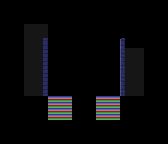

The image is a tile-based game level rendered from a .tmx file. Its description and source (layers, tilesets, objects; grid data summarised) follow:
An orthogonal 7x6 tile map with 24x24 px tiles, 4 tile layers (Regions, Input_set, Output_Ground, Output_Over), 2 tilesets.

<map version="1.4" tiledversion="1.4.2" orientation="orthogonal" renderorder="right-down" width="7" height="6" tilewidth="24" tileheight="24" infinite="0" nextlayerid="5" nextobjectid="1">
 <tileset firstgid="1" name="sewer_tileset" tilewidth="24" tileheight="24" tilecount="72" columns="8">
  <image source="../sewer_tileset.png" trans="ff00ff" width="192" height="217" />
 </tileset>
 <tileset firstgid="73" name="rules_sewers" tilewidth="24" tileheight="24" tilecount="6" columns="3">
  <image source="rules_sewers.png" width="72" height="48" />
 </tileset>
 <layer id="1" name="Regions" width="7" height="6">
  <data>[42 cells, 16 non-empty, 1 distinct tile ids]</data>
 </layer>
 <layer id="2" name="Input_set" width="7" height="6">
  <data>[42 cells, 14 non-empty, 1 distinct tile ids]</data>
 </layer>
 <layer id="3" name="Output_Ground" width="7" height="6">
  <data>[42 cells, 5 non-empty, 3 distinct tile ids]</data>
 </layer>
 <layer id="4" name="Output_Over" width="7" height="6">
  <data>[42 cells, 2 non-empty, 2 distinct tile ids]</data>
 </layer>
</map>
